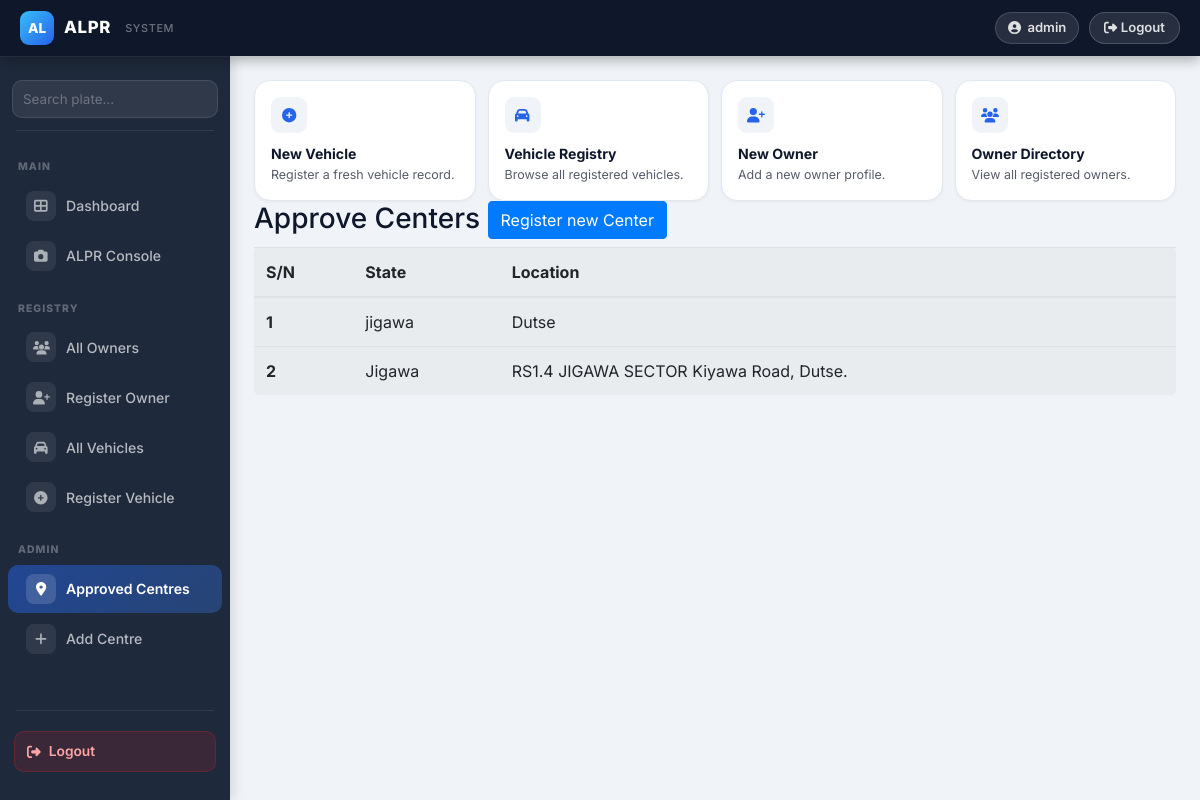
The app's page /approve-state-list/ (signed in) with its own data.
### owners/models.py (models this page shows, shortened)
class TimeModels(models.Model):
    created = models.DateTimeField(auto_now=False, auto_now_add=True)
    updated = models.DateTimeField(auto_now=True, auto_now_add=False)
    class Meta:
        abstract = True

class Approved_Centres(TimeModels):
    state = models.CharField(max_length=20)
    location = models.CharField(max_length=50)

### owners/views.py (the view)
# urls.py: path("approve-state-list/", ApproveListViews.as_view(), name="state-list"),
class ApproveListViews(LoginRequiredMixin, ListView):
    model = Approved_Centres
    context_object_name = "states"
    template_name = "content/state.html"

### owners/templates/content/state.html (shortened to what this page needs)
{% extends "base.html" %}
{% load static %}
{% load crispy_forms_tags %}
{% block content  %}
{% include "include/header.html" %}
<table class="table jumbotron">
    <h3>Approve Centers  <span><a href="{% url 'state-create' %}" class="btn btn-primary">Register new Center</a></span></h3>
    <thead>
      <tr>
        <th scope="col">S/N</th>
        <th scope="col">State</th>
        <th scope="col">Location</th>
      </tr>
    </thead>
    <tbody>
      {% for state in states %}
        <tr>
          <th>{{ state.id }}</th>
          <td>{{ state.state }}</td>
          <td>{{ state.location }}</td>
        </tr>
      {% endfor %}
    </tbody>
  </table>
{% endblock content  %}

### owners/templates/base.html (shortened to what this page needs)
{% load static %}
<!DOCTYPE html>
<html lang="en">
<head>
  <link rel="stylesheet" href="{% static 'css/bootstrap.css' %}">
  <link rel="stylesheet" href="{% static 'css/all.css' %}">
</head>
<body>
  <nav class="top-navbar">
    <div style="display:flex;align-items:center;gap:12px;">
      <a class="top-navbar-brand" href="{% url 'dashboard' %}">
        <div class="brand-icon">AL</div>
        <div>
          <div class="brand-name">ALPR</div>
        </div>
        <div class="brand-sub ml-1">SYSTEM</div>
      </a>
    </div>
    <div class="top-navbar-right">
      <span class="nav-user-pill d-none d-md-flex">
        <i class="fas fa-user-circle"></i>
        {{ request.user.username }}
      </span>
      <form method="post" action="{% url 'logout' %}" class="nav-logout-form">
        <button type="submit" class="nav-logout-btn">
          <i class="fas fa-sign-out-alt"></i> Logout
        </button>
      </form>
    </div>
  </nav>
  <aside class="sidebar" id="sidebar">
    <div class="sidebar-search">
      <form action="{% url 'search' %}" method="get">
        <div class="sidebar-search-inner">
          <input type="text" name="q" placeholder="Search plate…" autocomplete="off">
        </div>
      </form>
    </div>
    <div class="sidebar-divider"></div>
    <div class="sidebar-section-label">Main</div>
    <a href="{% url 'dashboard' %}" class="sidebar-link {% if request.resolver_match.view_name == 'dashboard' %}active{% endif %}">
      <span class="si"><i class="fas fa-th-large"></i></span> Dashboard
    </a>
    <a href="{% url 'alpr-upload' %}" class="sidebar-link {% if request.resolver_match.view_name == 'alpr-upload' %}active{% endif %}">
      <span class="si"><i class="fas fa-camera"></i></span> ALPR Console
    </a>
    <div class="sidebar-section-label">Registry</div>
    <a href="{% url 'owner-list' %}" class="sidebar-link {% if request.resolver_match.view_name in 'owner-list,owner-detail' %}active{% endif %}">
      <span class="si"><i class="fas fa-users"></i></span> All Owners
    </a>
    <a href="{% url 'owner-create' %}" class="sidebar-link {% if request.resolver_match.view_name == 'owner-create' %}active{% endif %}">
      <span class="si"><i class="fas fa-user-plus"></i></span> Register Owner
    </a>
    <a href="{% url 'car-list' %}" class="sidebar-link {% if request.resolver_match.view_name == 'car-list' %}active{% endif %}">
      <span class="si"><i class="fas fa-car"></i></span> All Vehicles
    </a>
    <a href="{% url 'car-create' %}" class="sidebar-link {% if request.resolver_match.view_name == 'car-create' %}active{% endif %}">
      <span class="si"><i class="fas fa-plus-circle"></i></span> Register Vehicle
    </a>
    <div class="sidebar-section-label">Admin</div>
    <a href="{% url 'state-list' %}" class="sidebar-link {% if request.resolver_match.view_name == 'state-list' %}active{% endif %}">
      <span class="si"><i class="fas fa-map-marker-alt"></i></span> Approved Centres
    </a>
    <a href="{% url 'state-create' %}" class="sidebar-link {% if request.resolver_match.view_name == 'state-create' %}active{% endif %}">
      <span class="si"><i class="fas fa-plus"></i></span> Add Centre
    </a>
    <div class="sidebar-divider" style="margin-top:auto;"></div>
    <div style="padding:12px 14px;">
      <form method="post" action="{% url 'logout' %}">
        <button type="submit" style="width:100%;display:flex;align-items:center;gap:8px;padding:9px 12px;background:rgba(220,38,38,.15);border:1px solid rgba(220,38,38,.25);border-radius:10px;color:#fca5a5;font-size:.86rem;font-weight:600;cursor:pointer;transition:background .15s;">
          <i class="fas fa-sign-out-alt"></i> Logout
        </button>
      </form>
    </div>
  </aside>
  <div class="main-content">
    <div class="page-body">
      {% block content %}{% endblock %}
    </div>
  </div>
</body>
</html>

### owners/static/css/all.css (style rules this page uses)
.fa-camera:before { content: "\f030"; }
.fa-car:before { content: "\f1b9"; }
.fa-plus:before { content: "\f067"; }
.fa-user-plus:before { content: "\f234"; }
.fa-users:before { content: "\f0c0"; }

### owners/templates/base.html (style rules this page uses)
* { box-sizing: border-box !important; }
body { font-family: 'Inter', -apple-system, BlinkMacSystemFont, sans-serif !important; background: #f0f4f8 !important; color: #0f172a !important; margin: 0 !important; padding: 0 !important; min-height: 100vh; }
.top-navbar { position: fixed; top: 0; left: 0; right: 0; z-index: 1050; height: 56px; background: #0f172a; display: flex; align-items: center; justify-content: space-between; padding: 0 20px; box-shadow: 0 1px 0 rgba(255,255,255,.06), 0 4px 12px rgba(0,0,0,.3); }
.top-navbar-brand { display: flex; align-items: center; gap: 10px; text-decoration: none; color: #fff; }
.brand-icon { width: 34px; height: 34px; border-radius: 9px; background: linear-gradient(135deg, #38bdf8, #2563eb); display: flex; align-items: center; justify-content: center; font-size: .85rem; font-weight: 800; color: #fff; }
.brand-name { font-weight: 800; font-size: 1.05rem; letter-spacing: .04em; color: #fff; }
.brand-sub { font-size: .68rem; font-weight: 500; color: rgba(255,255,255,.4); letter-spacing: .06em; }
.top-navbar-right { display: flex; align-items: center; gap: 10px; }
.nav-user-pill { display: flex; align-items: center; gap: 6px; padding: 5px 12px; background: rgba(255,255,255,.1); border: 1px solid rgba(255,255,255,.15); border-radius: 999px; color: rgba(255,255,255,.85); font-size: .82rem; font-weight: 600; }
.nav-logout-form { margin: 0; }
.nav-logout-btn { background: rgba(255,255,255,.1); border: 1px solid rgba(255,255,255,.18); color: rgba(255,255,255,.85); font-size: .82rem; font-weight: 600; border-radius: 999px; padding: 5px 14px; cursor: pointer; transition: background .15s; }
.sidebar { position: fixed; top: 56px; left: 0; bottom: 0; width: 230px; background: #1e293b; overflow-y: auto; z-index: 1040; padding: 16px 0; box-shadow: 2px 0 12px rgba(0,0,0,.15); display: flex; flex-direction: column; }
.sidebar-section-label { font-size: .65rem; font-weight: 800; text-transform: uppercase; letter-spacing: .1em; color: rgba(255,255,255,.3); padding: 14px 18px 6px; margin-top: 6px; }
.sidebar-link { display: flex; align-items: center; gap: 10px; padding: 9px 18px; margin: 1px 8px; border-radius: 10px; color: rgba(255,255,255,.68) !important; font-size: .88rem; font-weight: 500; text-decoration: none !important; transition: background .15s, color .15s; }
.sidebar-link.active { background: linear-gradient(135deg, rgba(37,99,235,.5), rgba(59,130,246,.3)) !important; color: #fff !important; font-weight: 600; }
.sidebar-link .si { width: 30px; height: 30px; border-radius: 8px; display: flex; align-items: center; justify-content: center; background: rgba(255,255,255,.08); font-size: .85rem; flex-shrink: 0; transition: background .15s; color: rgba(255,255,255,.6); }
.sidebar-link.active .si, .sidebar-link:hover .si { background: rgba(255,255,255,.15); color: #fff; }
.sidebar-search { margin: 8px 12px 4px; }
.sidebar-search-inner { display: flex; align-items: center; background: rgba(255,255,255,.08); border: 1px solid rgba(255,255,255,.1); border-radius: 10px; overflow: hidden; transition: border-color .15s; }
.sidebar-search-inner input { flex: 1; background: transparent; border: none !important; padding: 8px 10px; color: #fff; font-size: .84rem; outline: none !important; box-shadow: none !important; }
.sidebar-search-inner input::placeholder { color: rgba(255,255,255,.3); }
.sidebar-divider { border-top: 1px solid rgba(255,255,255,.08); margin: 8px 16px; }
.main-content { margin-left: 230px; padding-top: 56px; min-height: 100vh; }
.page-body { padding: 24px; max-width: 1100px; }

### records on screen
Approved_Centres: id "1", state "jigawa", location "Dutse"
Approved_Centres: id "2", state "Jigawa", location "RS1.4 JIGAWA SECTOR Kiyawa Road, Dutse."

### other values on screen
{{ request.user.username }} "admin"
